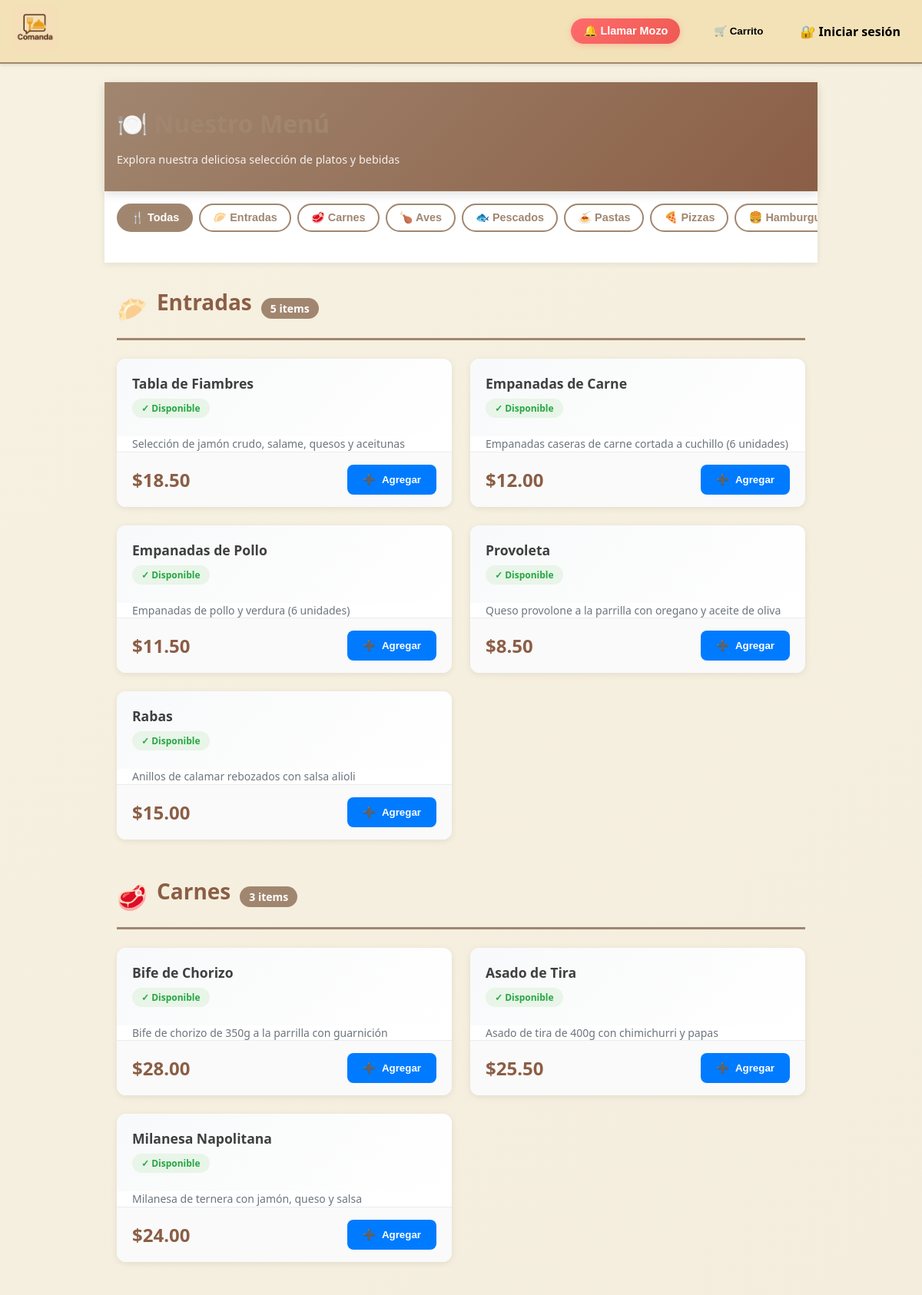
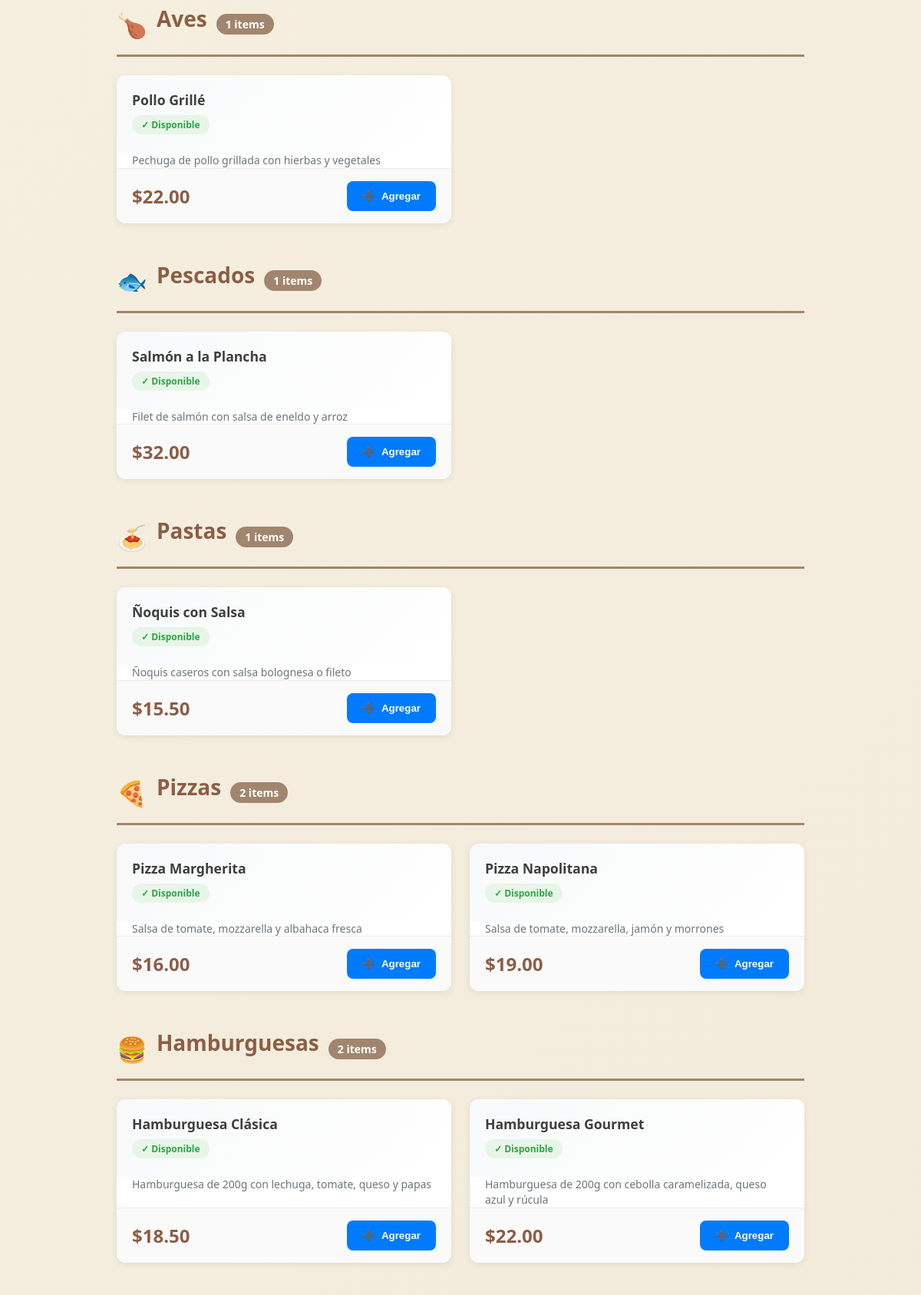
The page / (upper part) on the database its author committed (2 pictures, top to bottom).
### tables this page shows
CREATE TABLE carta (
  id_item        INT UNSIGNED AUTO_INCREMENT PRIMARY KEY,
  nombre         VARCHAR(100) NOT NULL UNIQUE,
  descripcion    TEXT,
  precio         DECIMAL(10,2) NOT NULL,
  categoria      VARCHAR(50) NULL,
  disponibilidad TINYINT(1) NOT NULL DEFAULT 1,
  imagen_url     VARCHAR(255) NULL,
  descuento      DECIMAL(5,2) NOT NULL DEFAULT 0.00,
  fecha_creacion TIMESTAMP NOT NULL DEFAULT CURRENT_TIMESTAMP
);

### src/models/CartaItem.php (called while the page is built, shortened)
<?php
class CartaItem {
    public static function all(): array {
        $db = (new Database)->getConnection();
        return $db->query("SELECT * FROM carta WHERE disponibilidad = 1")->fetchAll(PDO::FETCH_ASSOC);
    }
}

### src/views/cliente/index.php (the view, shortened to what this page needs)
<?php
$items = CartaItem::all();
$itemsPorCategoria = [];
foreach ($items as $item) {
    $categoria = $item['categoria'] ?? 'Otros';
    if (!isset($itemsPorCategoria[$categoria])) {
        $itemsPorCategoria[$categoria] = [];
    }
    $itemsPorCategoria[$categoria][] = $item;
}
$ordenCategorias = ['Entradas', 'Platos Principales', 'Carnes', 'Aves', 'Pescados', 'Pastas', 'Pizzas', 'Hamburguesas', 'Ensaladas', 'Postres', 'Bebidas'];
$categoriasOrdenadas = [];
foreach ($ordenCategorias as $cat) {
    if (isset($itemsPorCategoria[$cat])) {
        $categoriasOrdenadas[$cat] = $itemsPorCategoria[$cat];
        unset($itemsPorCategoria[$cat]);
    }
}
$iconosCategorias = [
    'Entradas' => '🥟',
    'Platos Principales' => '🍽️',
    'Carnes' => '🥩',
    'Aves' => '🍗',
    'Pescados' => '🐟',
    'Pastas' => '🍝',
    'Pizzas' => '🍕',
    'Hamburguesas' => '🍔',
    'Ensaladas' => '🥗',
    'Postres' => '🍰',
    'Bebidas' => '🥤',
    'Otros' => '🍴'
];
?>
<!DOCTYPE html>
<html lang="es">
<head>
</head>
<body>
    <header class="menu-header">
        <div class="menu-header-content">
            <div>
                <h1 class="menu-title">
                    🍽️ Nuestro Menú
                </h1>
                <p class="menu-subtitle">Explora nuestra deliciosa selección de platos y bebidas</p>
            </div>
        </div>
    </header>
    <nav class="categoria-nav">
        <div class="categoria-nav-content" id="categoria-nav">
            <button class="categoria-btn active" onclick="mostrarTodas()">
                🍴 Todas
            </button>
            <?php foreach ($categoriasOrdenadas as $categoria => $items): ?>
                <button class="categoria-btn" onclick="filtrarCategoria('<?= htmlspecialchars($categoria) ?>')">
                    <?= $iconosCategorias[$categoria] ?? '🍴' ?> <?= htmlspecialchars($categoria) ?>
                </button>
            <?php endforeach; ?>
        </div>
    </nav>
    <div class="menu-container">
        <?php foreach ($categoriasOrdenadas as $categoria => $itemsCategoria): ?>
            <section class="categoria-seccion" data-categoria="<?= htmlspecialchars($categoria) ?>">
                <div class="categoria-header">
                    <span class="categoria-icono"><?= $iconosCategorias[$categoria] ?? '🍴' ?></span>
                    <h2 class="categoria-titulo"><?= htmlspecialchars($categoria) ?></h2>
                    <span class="categoria-count"><?= count($itemsCategoria) ?> items</span>
                </div>
                <div class="productos-grid">
                    <?php foreach ($itemsCategoria as $item): ?>
                        <div class="producto-card">
                            <div class="producto-header">
                                <h3 class="producto-nombre"><?= htmlspecialchars($item['nombre']) ?></h3>
                                <div class="producto-badges">
                                    <?php if (!empty($item['disponibilidad'])): ?>
                                        <span class="badge badge-disponible">✓ Disponible</span>
                                    <?php else: ?>
                                        <span class="badge badge-agotado">✗ Agotado</span>
                                    <?php endif; ?>
                                </div>
                            </div>
                            <?php if (!empty($item['descripcion'])): ?>
                                <p class="producto-descripcion"><?= htmlspecialchars($item['descripcion']) ?></p>
                            <?php endif; ?>
                            <div class="producto-footer">
                                <span class="producto-precio">$<?= number_format($item['precio'], 2) ?></span>
                                <?php if (!empty($item['disponibilidad'])): ?>
                                    <button class="add-btn"
                                            data-id="<?= $item['id_item'] ?>"
                                            data-nombre="<?= htmlspecialchars($item['nombre']) ?>"
                                            data-precio="<?= number_format($item['precio'], 2, '.', '') ?>">
                                        <span>➕</span>
                                        <span>Agregar</span>
                                    </button>
                                <?php endif; ?>
                            </div>
                        </div>
                    <?php endforeach; ?>
                </div>
            </section>
        <?php endforeach; ?>
    </div>
</body>
</html>

### public/assets/css/style.css (style rules this page uses)
:root { --background: #f7f1e1; --surface: hsl(42, 60%, 84%); --primary: #f3e2b8; --secondary: #a1866f; --accent: #eee0be; --text: #3f3f3f; --text-light: #ffffff; }
* { margin: 0; padding: 0; box-sizing: border-box; }
html, body { min-height: 100%; font-family: "Segoe UI", Tahoma, sans-serif; background-color: var(--background); color: var(--text); }
h1, h2 { margin-bottom: 1rem; color: var(--secondary); }

### src/views/cliente/index.php (style rules this page uses)
:root { --color-fondo: #f7f1e1; --color-superficie: #ffffff; --color-primario: #a1866f; --color-secundario: #8b5e46; --color-acento: #007BFF; --color-exito: #28a745; --color-texto: #3f3f3f; --color-texto-suave: #6c757d; --sombra-suave: 0 2px 8px rgba(0,0,0,0.08); --sombra-media: 0 4px 12px rgba(0,0,0,0.12); --sombra-fuerte: 0 8px 24px rgba(0,0,0,0.15); }
* { margin: 0; padding: 0; box-sizing: border-box; }
body { font-family: 'Segoe UI', Tahoma, Geneva, Verdana, sans-serif; background: linear-gradient(135deg, #f7f1e1 0%, #f0e8d8 100%); color: var(--color-texto); min-height: 100vh; }
.menu-header { background: linear-gradient(135deg, var(--color-primario) 0%, var(--color-secundario) 100%); color: white; padding: 2rem 0; box-shadow: var(--sombra-media); position: sticky; top: 0; z-index: 100; }
.menu-header-content { max-width: 1200px; margin: 0 auto; padding: 0 1rem; display: flex; justify-content: space-between; align-items: center; flex-wrap: wrap; gap: 1rem; }
.menu-title { font-size: 2rem; font-weight: 700; display: flex; align-items: center; gap: 0.5rem; }
.menu-subtitle { font-size: 0.9rem; opacity: 0.9; margin-top: 0.25rem; }
.categoria-nav { background: white; padding: 1rem 0 1.5rem 0; box-shadow: var(--sombra-suave); position: sticky; top: 100px; z-index: 90; margin-bottom: 2rem; }
.categoria-nav-content { max-width: 1200px; margin: 0 auto; padding: 0 1rem; padding-bottom: 1rem; display: flex; gap: 0.5rem; overflow-x: auto; overflow-y: hidden; scrollbar-width: thin; scrollbar-color: var(--color-primario) #f0f0f0; scrollbar-gutter: stable; }
.categoria-btn { background: var(--color-superficie); border: 2px solid var(--color-primario); color: var(--color-primario); padding: 0.5rem 1rem; border-radius: 20px; cursor: pointer; font-weight: 600; white-space: nowrap; transition: all 0.3s ease; display: flex; align-items: center; gap: 0.25rem; font-size: 0.9rem; }
.categoria-btn.active { background: var(--color-primario); color: white; }
.menu-container { max-width: 1200px; margin: 0 auto; padding: 0 1rem 2rem; }
.categoria-seccion { margin-bottom: 3rem; animation: fadeIn 0.5s ease; }
.categoria-header { display: flex; align-items: center; gap: 0.75rem; margin-bottom: 1.5rem; padding-bottom: 0.75rem; border-bottom: 3px solid var(--color-primario); }
.categoria-icono { font-size: 2rem; }
.categoria-titulo { font-size: 1.75rem; font-weight: 700; color: var(--color-secundario); }
.categoria-count { background: var(--color-primario); color: white; padding: 0.25rem 0.75rem; border-radius: 20px; font-size: 0.875rem; font-weight: 600; }
.productos-grid { display: grid; grid-template-columns: repeat(auto-fill, minmax(300px, 1fr)); gap: 1.5rem; }
.producto-card { background: white; border-radius: 12px; overflow: hidden; box-shadow: var(--sombra-suave); transition: all 0.3s ease; display: flex; flex-direction: column; }
.producto-header { padding: 1.25rem 1.25rem 0.75rem; background: linear-gradient(135deg, #f8f9fa 0%, #ffffff 100%); }
.producto-nombre { font-size: 1.1rem; font-weight: 700; color: var(--color-texto); margin-bottom: 0.5rem; }
.producto-badges { display: flex; gap: 0.5rem; margin-bottom: 0.75rem; }
.badge { padding: 0.25rem 0.75rem; border-radius: 20px; font-size: 0.75rem; font-weight: 600; }
.badge-disponible { background: #e8f5e8; color: var(--color-exito); }
.producto-descripcion { color: var(--color-texto-suave); font-size: 0.875rem; line-height: 1.4; padding: 0 1.25rem; flex-grow: 1; }
.producto-footer { padding: 1rem 1.25rem; background: #fafafa; display: flex; justify-content: space-between; align-items: center; border-top: 1px solid #e9ecef; }
.producto-precio { font-size: 1.5rem; font-weight: 700; color: var(--color-secundario); }
.add-btn { background: var(--color-acento); color: white; border: none; padding: 0.75rem 1.25rem; border-radius: 8px; font-weight: 600; cursor: pointer; transition: all 0.3s ease; display: flex; align-items: center; gap: 0.5rem; }

### rows shown on the page
carta: nombre "Tabla de Fiambres", disponibilidad "✓ Disponible", descripcion "Selección de jamón crudo, salame, quesos y aceitunas", precio "18.50"
carta: nombre "Empanadas de Carne", disponibilidad "✓ Disponible", descripcion "Empanadas caseras de carne cortada a cuchillo (6 unidades)", precio "12.00"
carta: nombre "Empanadas de Pollo", disponibilidad "✓ Disponible", descripcion "Empanadas de pollo y verdura (6 unidades)", precio "11.50"
carta: nombre "Provoleta", disponibilidad "✓ Disponible", descripcion "Queso provolone a la parrilla con oregano y aceite de oliva", precio "8.50"
carta: nombre "Rabas", disponibilidad "✓ Disponible", descripcion "Anillos de calamar rebozados con salsa alioli", precio "15.00"
carta: nombre "Bife de Chorizo", disponibilidad "✓ Disponible", descripcion "Bife de chorizo de 350g a la parrilla con guarnición", precio "28.00"
carta: nombre "Asado de Tira", disponibilidad "✓ Disponible", descripcion "Asado de tira de 400g con chimichurri y papas", precio "25.50"
carta: nombre "Milanesa Napolitana", disponibilidad "✓ Disponible", descripcion "Milanesa de ternera con jamón, queso y salsa", precio "24.00"
carta: nombre "Pollo Grillé", disponibilidad "✓ Disponible", descripcion "Pechuga de pollo grillada con hierbas y vegetales", precio "22.00"
carta: nombre "Salmón a la Plancha", disponibilidad "✓ Disponible", descripcion "Filet de salmón con salsa de eneldo y arroz", precio "32.00"
carta: nombre "Ñoquis con Salsa", disponibilidad "✓ Disponible", descripcion "Ñoquis caseros con salsa bolognesa o fileto", precio "15.50"
carta: nombre "Pizza Margherita", disponibilidad "✓ Disponible", descripcion "Salsa de tomate, mozzarella y albahaca fresca", precio "16.00"
carta: nombre "Pizza Napolitana", disponibilidad "✓ Disponible", descripcion "Salsa de tomate, mozzarella, jamón y morrones", precio "19.00"
carta: nombre "Hamburguesa Clásica", disponibilidad "✓ Disponible", descripcion "Hamburguesa de 200g con lechuga, tomate, queso y papas", precio "18.50"
carta: nombre "Hamburguesa Gourmet", disponibilidad "✓ Disponible", descripcion "Hamburguesa de 200g con cebolla caramelizada, queso azul y rúcula", precio "22.00"

### other values the page prints
$iconosCategorias[$categoria] "🥟"
$categoria "Entradas"
$iconosCategorias[$categoria] "🥩"
$categoria "Carnes"
$iconosCategorias[$categoria] "🍗"
$categoria "Aves"
$iconosCategorias[$categoria] "🐟"
$categoria "Pescados"
$iconosCategorias[$categoria] "🍝"
$categoria "Pastas"
$iconosCategorias[$categoria] "🍕"
$categoria "Pizzas"
$iconosCategorias[$categoria] "🍔"
count($itemsCategoria) "5"
count($itemsCategoria) "3"
